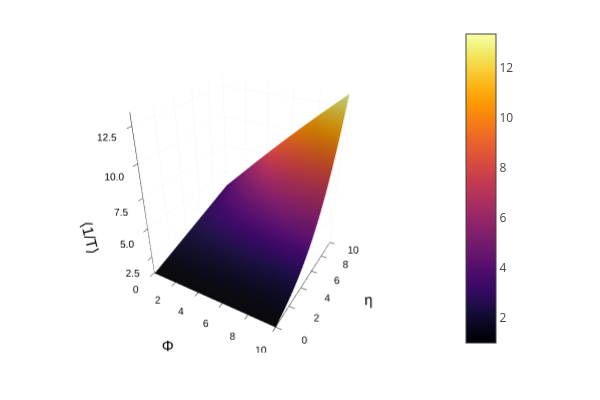

This figure's notebook cell:
### Code cell
plotlyjs() #imagen interactiva
Φ_vals = range(0.0, stop=10.0, length=200)
η_vals = range(0.0, stop=10.0, length=200)

# build Z as a matrix: rows -> η, cols -> Φ
Z = [ macro_avg_T_inv(η, Φ) for η in η_vals, Φ in Φ_vals ]

surface(Φ_vals, η_vals, Z;
    xlabel="Φ", ylabel="η", zlabel="⟨1/T⟩")

### Figure 1 — Plotly figure (JSON) as saved in the notebook; plotly's stock layout.template omitted (floating-point values rounded to 4 significant figures; data arrays with more than 128 entries replaced by an {"elided": "..."} marker saying what was removed)
{"data": [{"colorbar": {"len": 0.9143, "title": "", "x": 0.7605, "y": 0.533}, "colorscale": {"elided": "256x2 mixed values"}, "name": "y1", "opacity": null, "scene": "scene", "showlegend": false, "showscale": true, "type": "surface", "x": {"elided": "200 float values"}, "xaxis": "x", "y": {"elided": "200 float values"}, "yaxis": "y", "z": {"elided": "200x200 float values"}, "zaxis": "z", "zmax": 13.37, "zmin": 1.0}], "layout": {"annotations": [], "height": 400, "legend": {"bgcolor": "rgba(255, 255, 255, 1.000)", "bordercolor": "rgba(0, 0, 0, 1.000)", "borderwidth": 1, "font": {"color": "rgba(0, 0, 0, 1.000)", "family": "sans-serif", "size": 11}, "title": {"font": {"color": "rgba(0, 0, 0, 1.000)", "family": "sans-serif", "size": 15}, "text": ""}, "tracegroupgap": 0, "traceorder": "normal", "x": 1, "xanchor": "auto", "y": 1, "yanchor": "auto"}, "margin": {"b": 20, "l": 0, "r": 0, "t": 20}, "paper_bgcolor": "rgba(255, 255, 255, 1.000)", "plot_bgcolor": "rgba(255, 255, 255, 1.000)", "scene": {"camera": {"eye": {"x": 1.126, "y": -1.95, "z": 1.3}, "projection": "orthographic"}, "domain": {"x": [0.06165, 0.7605], "y": [0.07581, 0.9902]}, "xaxis": {"gridcolor": "rgba(0, 0, 0, 0.100)", "gridwidth": 0.5, "linecolor": "rgba(0, 0, 0, 1.000)", "mirror": false, "range": [0, 10], "showgrid": true, "showline": true, "showticklabels": true, "tickangle": 0, "tickcolor": "rgb(0, 0, 0)", "tickfont": {"color": "rgba(0, 0, 0, 1.000)", "family": "sans-serif", "size": 11}, "tickmode": "array", "ticks": "inside", "ticktext": ["0", "2", "4", "6", "8", "10"], "tickvals": [0, 2, 4, 6, 8, 10], "title": "Φ", "titlefont": {"color": "rgba(0, 0, 0, 1.000)", "family": "sans-serif", "size": 15}, "type": "-", "visible": true, "zeroline": false, "zerolinecolor": "rgba(0, 0, 0, 1.000)"}, "yaxis": {"gridcolor": "rgba(0, 0, 0, 0.100)", "gridwidth": 0.5, "linecolor": "rgba(0, 0, 0, 1.000)", "mirror": false, "range": [0, 10], "showgrid": true, "showline": true, "showticklabels": true, "tickangle": 0, "tickcolor": "rgb(0, 0, 0)", "tickfont": {"color": "rgba(0, 0, 0, 1.000)", "family": "sans-serif", "size": 11}, "tickmode": "array", "ticks": "inside", "ticktext": ["0", "2", "4", "6", "8", "10"], "tickvals": [0, 2, 4, 6, 8, 10], "title": "η", "titlefont": {"color": "rgba(0, 0, 0, 1.000)", "family": "sans-serif", "size": 15}, "type": "-", "visible": true, "zeroline": false, "zerolinecolor": "rgba(0, 0, 0, 1.000)"}, "zaxis": {"gridcolor": "rgba(0, 0, 0, 0.100)", "gridwidth": 0.5, "linecolor": "rgba(0, 0, 0, 1.000)", "mirror": false, "range": [1.0, 13.37], "showgrid": true, "showline": true, "showticklabels": true, "tickangle": 0, "tickcolor": "rgb(0, 0, 0)", "tickfont": {"color": "rgba(0, 0, 0, 1.000)", "family": "sans-serif", "size": 11}, "tickmode": "array", "ticks": "inside", "ticktext": ["2.5", "5.0", "7.5", "10.0", "12.5"], "tickvals": [2.5, 5, 7.5, 10, 12.5], "title": "⟨1/T⟩", "titlefont": {"color": "rgba(0, 0, 0, 1.000)", "family": "sans-serif", "size": 15}, "type": "-", "visible": true, "zeroline": false, "zerolinecolor": "rgba(0, 0, 0, 1.000)"}}, "showlegend": true, "width": 600}}
